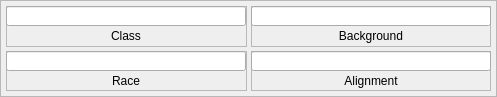
        <widget class="QFrame" name="characterBox">
         <property name="geometry">
          <rect>
           <x>470</x>
           <y>35</y>
           <width>497</width>
           <height>97</height>
          </rect>
         </property>
         <property name="styleSheet">
          <string notr="true">font: 12pt &quot;Eberron&quot;;</string>
         </property>
         <property name="frameShape">
          <enum>QFrame::StyledPanel</enum>
         </property>
         <property name="frameShadow">
          <enum>QFrame::Raised</enum>
         </property>
         <layout class="QGridLayout" name="gridLayout_2">
          <property name="leftMargin">
           <number>5</number>
          </property>
          <property name="topMargin">
           <number>5</number>
          </property>
          <property name="rightMargin">
           <number>5</number>
          </property>
          <property name="bottomMargin">
           <number>5</number>
          </property>
          <property name="spacing">
           <number>4</number>
          </property>
          <item row="0" column="0">
           <widget class="QFrame" name="classBox">
            <property name="styleSheet">
             <string notr="true">font: 12pt &quot;Eberron&quot;;</string>
            </property>
            <property name="frameShape">
             <enum>QFrame::StyledPanel</enum>
            </property>
            <property name="frameShadow">
             <enum>QFrame::Raised</enum>
            </property>
            <widget class="QLineEdit" name="classField">
             <property name="geometry">
              <rect>
               <x>0</x>
               <y>0</y>
               <width>240</width>
               <height>20</height>
              </rect>
             </property>
             <property name="accessibleName">
              <string>class</string>
             </property>
             <property name="styleSheet">
              <string notr="true">font: 12pt &quot;Eberron&quot;;</string>
             </property>
             <property name="text">
              <string/>
             </property>
             <property name="maxLength">
              <number>28</number>
             </property>
             <property name="alignment">
              <set>Qt::AlignCenter</set>
             </property>
            </widget>
            <widget class="QLabel" name="classLabel">
             <property name="geometry">
              <rect>
               <x>0</x>
               <y>20</y>
               <width>240</width>
               <height>20</height>
              </rect>
             </property>
             <property name="styleSheet">
              <string notr="true">font: 12pt &quot;Eberron&quot;;</string>
             </property>
             <property name="text">
              <string>Class</string>
             </property>
             <property name="alignment">
              <set>Qt::AlignCenter</set>
             </property>
             <property name="textInteractionFlags">
              <set>Qt::NoTextInteraction</set>
             </property>
            </widget>
           </widget>
          </item>
          <item row="0" column="1">
           <widget class="QFrame" name="backgroundBox">
            <property name="styleSheet">
             <string notr="true">font: 12pt &quot;Eberron&quot;;</string>
            </property>
            <property name="frameShape">
             <enum>QFrame::StyledPanel</enum>
            </property>
            <property name="frameShadow">
             <enum>QFrame::Raised</enum>
            </property>
            <widget class="QLineEdit" name="backgroundField">
             <property name="geometry">
              <rect>
               <x>0</x>
               <y>0</y>
               <width>240</width>
               <height>20</height>
              </rect>
             </property>
             <property name="accessibleName">
              <string>background</string>
             </property>
             <property name="styleSheet">
              <string notr="true">font: 12pt &quot;Eberron&quot;;</string>
             </property>
             <property name="text">
              <string/>
             </property>
             <property name="maxLength">
              <number>28</number>
             </property>
             <property name="alignment">
              <set>Qt::AlignCenter</set>
             </property>
            </widget>
            <widget class="QLabel" name="backgroundLabel">
             <property name="geometry">
              <rect>
               <x>0</x>
               <y>20</y>
               <width>240</width>
               <height>20</height>
              </rect>
             </property>
             <property name="styleSheet">
              <string notr="true">font: 12pt &quot;Eberron&quot;;</string>
             </property>
             <property name="text">
              <string>Background</string>
             </property>
             <property name="alignment">
              <set>Qt::AlignCenter</set>
             </property>
             <property name="textInteractionFlags">
              <set>Qt::NoTextInteraction</set>
             </property>
            </widget>
           </widget>
          </item>
          <item row="1" column="0">
           <widget class="QFrame" name="raceBox">
            <property name="styleSheet">
             <string notr="true">font: 12pt &quot;Eberron&quot;;</string>
            </property>
            <property name="frameShape">
             <enum>QFrame::StyledPanel</enum>
            </property>
            <property name="frameShadow">
             <enum>QFrame::Raised</enum>
            </property>
            <widget class="QLineEdit" name="raceField">
             <property name="geometry">
              <rect>
               <x>0</x>
               <y>0</y>
               <width>240</width>
               <height>20</height>
              </rect>
             </property>
             <property name="accessibleName">
              <string>race</string>
             </property>
             <property name="styleSheet">
              <string notr="true">font: 12pt &quot;Eberron&quot;;</string>
             </property>
             <property name="text">
              <string/>
             </property>
             <property name="maxLength">
              <number>28</number>
             </property>
             <property name="alignment">
              <set>Qt::AlignCenter</set>
             </property>
            </widget>
            <widget class="QLabel" name="raceLabel">
             <property name="geometry">
              <rect>
               <x>0</x>
               <y>20</y>
               <width>240</width>
               <height>20</height>
              </rect>
             </property>
             <property name="styleSheet">
              <string notr="true">font: 12pt &quot;Eberron&quot;;</string>
             </property>
             <property name="text">
              <string>Race</string>
             </property>
             <property name="alignment">
              <set>Qt::AlignCenter</set>
             </property>
             <property name="textInteractionFlags">
              <set>Qt::NoTextInteraction</set>
             </property>
            </widget>
           </widget>
          </item>
          <item row="1" column="1">
           <widget class="QFrame" name="alignmentBox">
            <property name="styleSheet">
             <string notr="true">font: 12pt &quot;Eberron&quot;;</string>
            </property>
            <property name="frameShape">
             <enum>QFrame::StyledPanel</enum>
            </property>
            <property name="frameShadow">
             <enum>QFrame::Raised</enum>
            </property>
            <widget class="QLineEdit" name="alignmentField">
             <property name="geometry">
              <rect>
               <x>0</x>
               <y>0</y>
               <width>240</width>
               <height>20</height>
              </rect>
             </property>
             <property name="accessibleName">
              <string>alignment</string>
             </property>
             <property name="styleSheet">
              <string notr="true">font: 12pt &quot;Eberron&quot;;</string>
             </property>
             <property name="text">
              <string/>
             </property>
             <property name="maxLength">
              <number>28</number>
             </property>
             <property name="alignment">
              <set>Qt::AlignCenter</set>
             </property>
            </widget>
            <widget class="QLabel" name="alignmentLabel">
             <property name="geometry">
              <rect>
               <x>0</x>
               <y>20</y>
               <width>240</width>
               <height>20</height>
              </rect>
             </property>
             <property name="styleSheet">
              <string notr="true">font: 12pt &quot;Eberron&quot;;</string>
             </property>
             <property name="text">
              <string>Alignment</string>
             </property>
             <property name="alignment">
              <set>Qt::AlignCenter</set>
             </property>
             <property name="textInteractionFlags">
              <set>Qt::NoTextInteraction</set>
             </property>
            </widget>
           </widget>
          </item>
         </layout>
        </widget>
